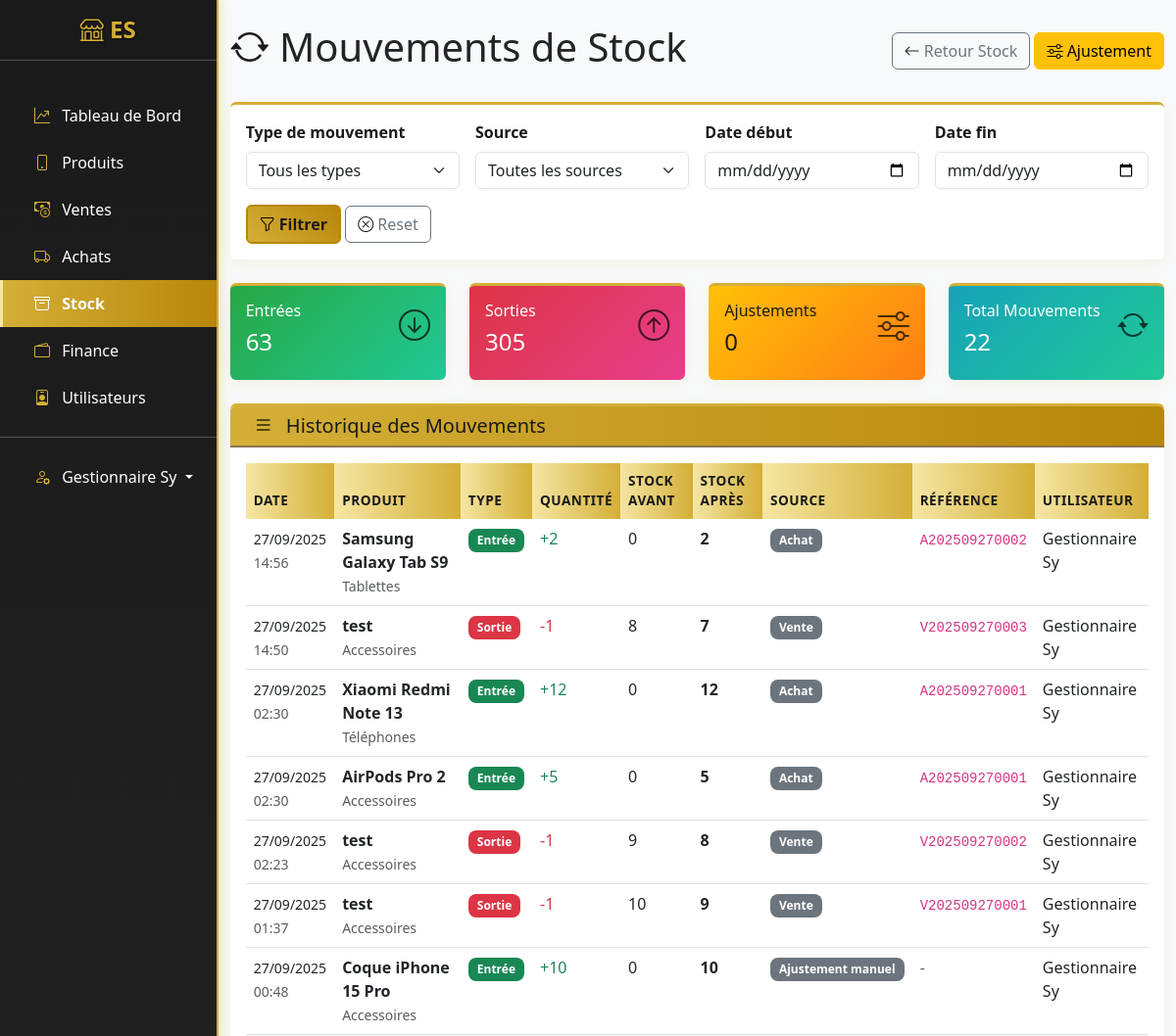
Page /stock/mouvements/ (signed in, upper part) on the earlier database version.
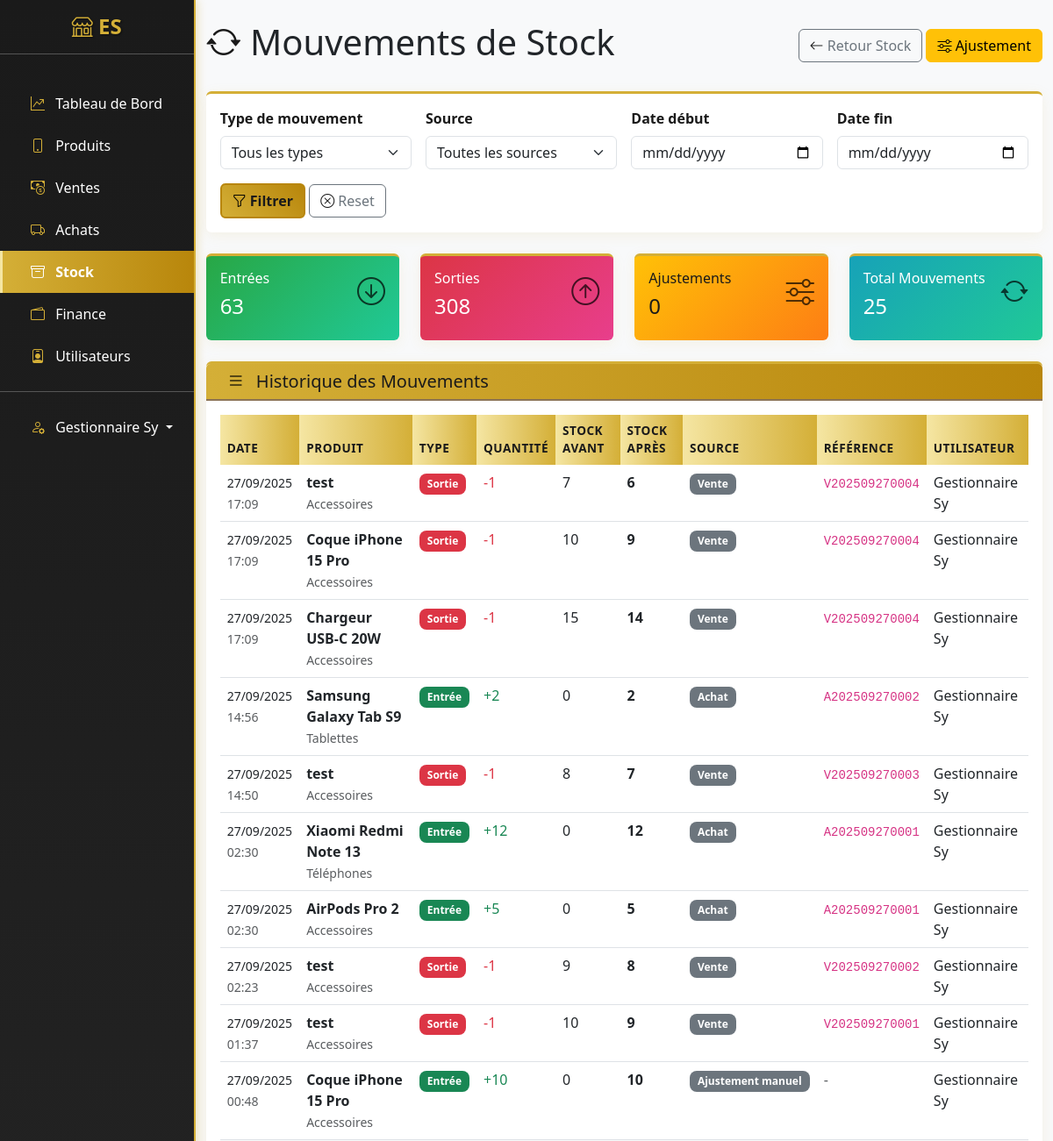
Same page on the later database version.
### apps/stock/models.py (models this page shows, shortened)
class MouvementStock(models.Model):
    TYPE_CHOICES = [
        ('ENTREE', 'Entrée'),
        ('SORTIE', 'Sortie'),
        ('AJUSTEMENT', 'Ajustement'),
        ('INVENTAIRE', 'Inventaire'),
    ]
    SOURCE_CHOICES = [
        ('achat', 'Achat'),
        ('vente', 'Vente'),
        ('ajustement', 'Ajustement manuel'),
        ('inventaire', 'Inventaire'),
        ('retour', 'Retour'),
        ('perte', 'Perte'),
    ]
    produit = models.ForeignKey(Produit, on_delete=models.CASCADE, related_name='mouvements')
    type = models.CharField(max_length=20, choices=TYPE_CHOICES)
    quantite = models.IntegerField()
    quantite_avant = models.PositiveIntegerField()
    quantite_apres = models.PositiveIntegerField()
    source = models.CharField(max_length=20, choices=SOURCE_CHOICES)
    reference = models.CharField(max_length=100, blank=True, help_text="Référence du document source")
    motif = models.TextField(blank=True)
    utilisateur = models.ForeignKey(User, on_delete=models.SET_NULL, null=True)
    date = models.DateTimeField(auto_now_add=True)
    class Meta:
        verbose_name = "Mouvement de stock"
        verbose_name_plural = "Mouvements de stock"
        ordering = ['-date']

### apps/produits/models.py (models this page shows, shortened)
class Produit(models.Model):
    nom = models.CharField(max_length=200)
    slug = models.SlugField(unique=True, blank=True)
    categorie = models.ForeignKey(Categorie, on_delete=models.CASCADE, related_name='produits')
    description = models.TextField(blank=True)
    prix_achat = models.DecimalField(max_digits=10, decimal_places=2, default=0)
    prix_vente = models.DecimalField(max_digits=10, decimal_places=2)
    quantite_stock = models.PositiveIntegerField(default=0)
    seuil_alerte = models.PositiveIntegerField(default=5, help_text="Quantité minimum avant alerte")
    date_ajout = models.DateTimeField(auto_now_add=True)
    image = models.ImageField(upload_to='produits/', blank=True, null=True)
    actif = models.BooleanField(default=True)
    class Meta:
        verbose_name = "Produit"
        verbose_name_plural = "Produits"
        ordering = ['-date_ajout']

class Categorie(models.Model):
    nom = models.CharField(max_length=100, unique=True)
    description = models.TextField(blank=True)
    date_creation = models.DateTimeField(auto_now_add=True)
    class Meta:
        verbose_name = "Catégorie"
        verbose_name_plural = "Catégories"
        ordering = ['nom']

### apps/users/models.py (models this page shows, shortened)
class User(AbstractUser):
    ROLE_CHOICES = [
        ('admin', 'Administrateur'),
        ('manager', 'Gestionnaire'),
        ('cashier', 'Caissier'),
    ]
    email = models.EmailField(unique=True)
    telephone = models.CharField(max_length=15, blank=True)
    role = models.CharField(max_length=20, choices=ROLE_CHOICES, default='Administrateur')
    date_creation = models.DateTimeField(auto_now_add=True)
    USERNAME_FIELD = 'username'
    REQUIRED_FIELDS = ['email']
    class Meta:
        verbose_name = "Utilisateur"
        verbose_name_plural = "Utilisateurs"

### apps/stock/views.py (the view)
# urls.py: path('mouvements/', views.MouvementStockListView.as_view(), name='mouvements'),
class MouvementStockListView(LoginRequiredMixin, ListView):
    model = MouvementStock
    template_name = 'stock/mouvements.html'
    context_object_name = 'mouvements'
    paginate_by = 50
    def get_queryset(self):
        queryset = MouvementStock.objects.select_related('produit', 'utilisateur', 'produit__categorie').all()
        type_filter = self.request.GET.get('type')
        if type_filter:
            queryset = queryset.filter(type=type_filter)
        source_filter = self.request.GET.get('source')
        if source_filter:
            queryset = queryset.filter(source=source_filter)
        date_debut = self.request.GET.get('date_debut')
        if date_debut:
            queryset = queryset.filter(date__date__gte=date_debut)
        date_fin = self.request.GET.get('date_fin')
        if date_fin:
            queryset = queryset.filter(date__date__lte=date_fin)
        return queryset.order_by('-date')
    def get_context_data(self, **kwargs):
        context = super().get_context_data(**kwargs)
        mouvements = self.get_queryset()
        context['stats'] = {
            'entrees': mouvements.filter(type='ENTREE').aggregate(total=Sum('quantite'))['total'] or 0,
            'sorties': mouvements.filter(type='SORTIE').aggregate(total=Sum('quantite'))['total'] or 0,
            'ajustements': mouvements.filter(type='AJUSTEMENT').aggregate(total=Sum('quantite'))['total'] or 0,
        }
        return context

### templates/stock/mouvements.html (shortened to what the changed rows need)
{% extends 'base.html' %}
{% block content %}
<div class="d-flex justify-content-between align-items-center mb-4">
    <h1><i class="bi bi-arrow-repeat"></i> Mouvements de Stock</h1>
</div>
<div class="row mb-4">
    <div class="col-md-3">
        <div class="card bg-danger text-white">
            <div class="card-body">
                <div class="d-flex justify-content-between">
                    <div>
                        <h6>Sorties</h6>
                        <h4>{{ stats.sorties|default:0 }}</h4>
                    </div>
                </div>
            </div>
        </div>
    </div>
    <div class="col-md-3">
        <div class="card bg-info text-white">
            <div class="card-body">
                <div class="d-flex justify-content-between">
                    <div>
                        <h6>Total Mouvements</h6>
                        <h4>{{ mouvements.count|default:0 }}</h4>
                    </div>
                </div>
            </div>
        </div>
    </div>
</div>
<div class="card">
    <div class="card-body">
        <div class="table-responsive">
            <table class="table table-hover">
                <thead>
                    <tr>
                        <th>Date</th>
                        <th>Produit</th>
                        <th>Type</th>
                        <th>Quantité</th>
                        <th>Stock Avant</th>
                        <th>Stock Après</th>
                        <th>Source</th>
                        <th>Référence</th>
                        <th>Utilisateur</th>
                    </tr>
                </thead>
                <tbody>
                    {% for mouvement in mouvements %}
                    <tr>
                        <td>
                            <small>{{ mouvement.date|date:"d/m/Y" }}</small><br>
                            <small class="text-muted">{{ mouvement.date|date:"H:i" }}</small>
                        </td>
                        <td>
                            <strong>{{ mouvement.produit.nom }}</strong>
                            <br><small class="text-muted">{{ mouvement.produit.categorie.nom }}</small>
                        </td>
                        <td>
                            <span class="badge {% if mouvement.type == 'ENTREE' %}bg-success{% elif mouvement.type == 'SORTIE' %}bg-danger{% elif mouvement.type == 'AJUSTEMENT' %}bg-warning{% else %}bg-info{% endif %}">
                                {{ mouvement.get_type_display }}
                            </span>
                        </td>
                        <td>
                            <span class="{% if mouvement.type == 'ENTREE' %}text-success{% elif mouvement.type == 'SORTIE' %}text-danger{% endif %}">
                                {% if mouvement.type == 'ENTREE' %}+{% elif mouvement.type == 'SORTIE' %}-{% endif %}{{ mouvement.quantite }}
                            </span>
                        </td>
                        <td>{{ mouvement.quantite_avant }}</td>
                        <td>
                            <strong>{{ mouvement.quantite_apres }}</strong>
                        </td>
                        <td>
                            <span class="badge bg-secondary">{{ mouvement.get_source_display }}</span>
                        </td>
                        <td>
                            {% if mouvement.reference %}
                            <code>{{ mouvement.reference }}</code>
                            {% else %}
                            <span class="text-muted">-</span>
                            {% endif %}
                        </td>
                        <td>
                            {% if mouvement.utilisateur %}
                            {{ mouvement.utilisateur.get_full_name|default:mouvement.utilisateur.username }}
                            {% else %}
                            <span class="text-muted">Système</span>
                            {% endif %}
                        </td>
                    </tr>
                    {% endfor %}
                </tbody>
            </table>
        </div>
    </div>
</div>
{% endblock %}

Differences in the rows shown:
added MouvementStock: date "27/09/2025", date "17:09", produit.nom "test", produit.categorie.nom "Accessoires", type "Sortie", quantite "1", quantite_avant "7", quantite_apres "6", source "Vente", reference "V202509270004", utilisateur.get_full_name "Gestionnaire Sy"
added MouvementStock: date "27/09/2025", date "17:09", produit.nom "Coque iPhone 15 Pro", produit.categorie.nom "Accessoires", type "Sortie", quantite "1", quantite_avant "10", quantite_apres "9", source "Vente", reference "V202509270004", utilisateur.get_full_name "Gestionnaire Sy"
added MouvementStock: date "27/09/2025", date "17:09", produit.nom "Chargeur USB-C 20W", produit.categorie.nom "Accessoires", type "Sortie", quantite "1", quantite_avant "15", quantite_apres "14", source "Vente", reference "V202509270004", utilisateur.get_full_name "Gestionnaire Sy"
Other differences:
{{ stats.sorties|default:0 }}: "305" → "308"
{{ mouvements.count|default:0 }}: "22" → "25"
